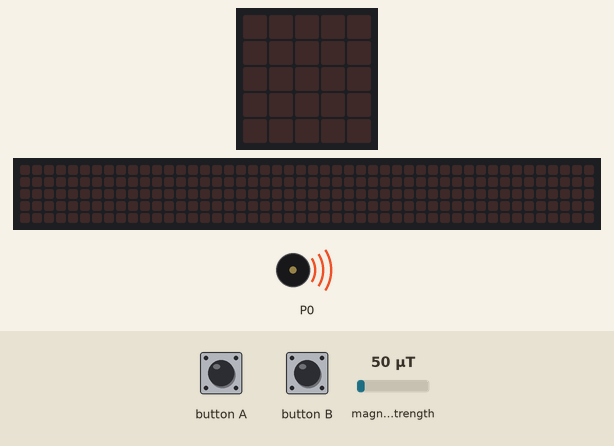
Simulated run of this program. Board: BBC micro:bit (MakeCode). On the bench: the board's 5×5 LED display, a strip that is not on the board, showing the scrolling text unrolled, buzzer (waves = sounding). Inputs (shaded band) come from the test bench; at power-on: magnetic field strength 50 µT. The 48×5 strip is a reading aid, not a part: it shows the text the display is scrolling, unrolled, one strip-width of it at a time.

Above: at 1.2 s.
1.3 s: button A pressed for 0.15 s
At 1.67 s:
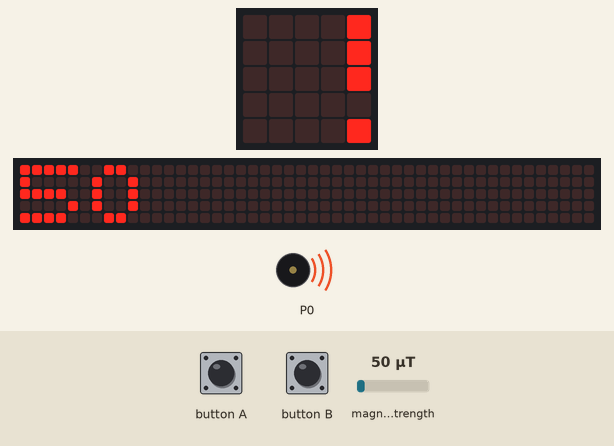
At 3.92 s:
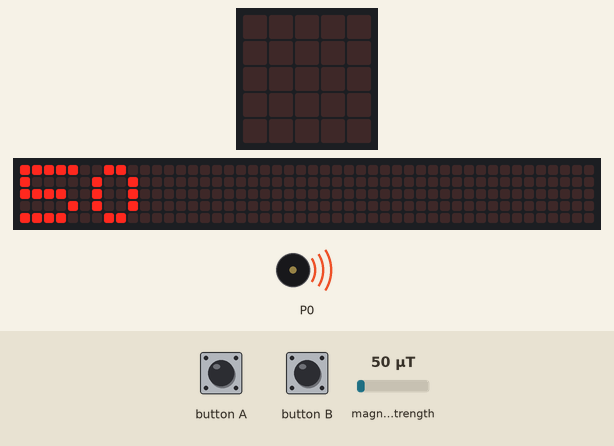
Timing chart, 0 to 5.4 s (numbered marks = the images above; inputs shaded):
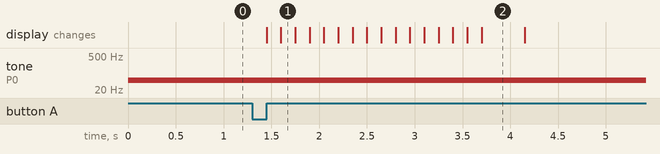

Measured:
- after the input at 1.3 s, the display: first changes after 0.15 s (image 1 shows a later state)
- what the display in image 2 shows lasts 0.5 s, from 3.7 s to 4.2 s

The program:

main.ts
```typescript
input.onButtonPressed(Button.A, function () {
    basic.showNumber(input.magneticForce(Dimension.Strength))
})
input.onButtonPressed(Button.B, function () {
    input.calibrateCompass()
})
basic.forever(function () {
    music.ringTone(input.magneticForce(Dimension.Strength))
})
```

test.ts
```typescript
// testes vão aqui; isto não será compilado quando este pacote for usado como uma extensão.
```
